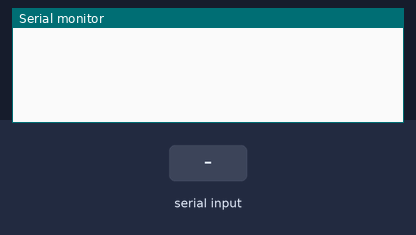
This sketch was run on a simulated Arduino Uno, built with avr-gcc and run on an emulated ATmega328P. Parts: the last lines printed to the serial monitor. Inputs (shaded band) come from the test bench.

Above: at 1.2 s.
1.3 s: "90,45," received over the second serial link
At 1.8 s:
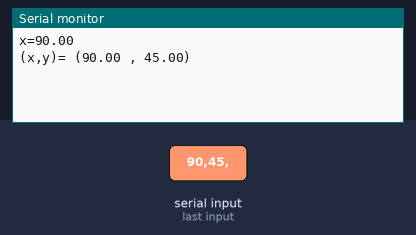
2.8 s: "30,150," received over the second serial link
At 5.1 s:
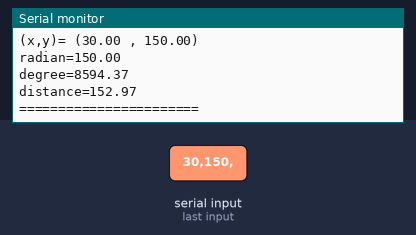

Measured:
- after the input at 1.3 s, the serial monitor: prints a new line at once (image 1)
- after the input at 2.8 s, the serial monitor: prints a new line at once (image 2)

The sketch:

bluetooth_rx.ino
```cpp
#include<SoftwareSerial.h>

SoftwareSerial my_serial(10,11);

float data[3];

char char1[10];
int flag = 0;
float degree = 0.0;
float x = 0.0;
float y = 0.0;
float distance = 0.0;


void setup() {
  Serial.begin(57600);
  my_serial.begin(38400);

}


void recvData(int i)
{
  byte m = my_serial.readBytesUntil(',', char1, 10);
  //data[m] = '\0';
  data[i] = atof(char1);


  if (i == 0){
    x = data[i];
    Serial.print("x=");
    Serial.println(data[i], 2);
  }
  if (i == 1)
  {
    y = data[i];
    Serial.print("(x,y)=");
    Serial.print(" (");
    Serial.print(x, 2);
    Serial.print(" , ");
    Serial.print(y, 2);
    Serial.println(") ");

  }
  if (i == 2)
  {
    Serial.print("radian=");
    Serial.println(data[i], 2);
    degree = data[i]* 57.295792;
    Serial.print("degree=");
    Serial.println(degree, 2);
    distance = sqrt((x*x) + (y*y));
    Serial.print("distance=");
    Serial.println(distance, 2);
    Serial.println("=======================");
  }
    }


void loop() {

 if(my_serial.available())
  {
    if(flag == 0)
    {
      recvData(0);
      flag = 1;
    }
    if(flag==1)
    {
      recvData(1);
      flag = 2;
    }
    if(flag==2)
    {
      recvData(2);
      flag = 0;
    }

    //Serial.println("=======================");
  }

}
```
